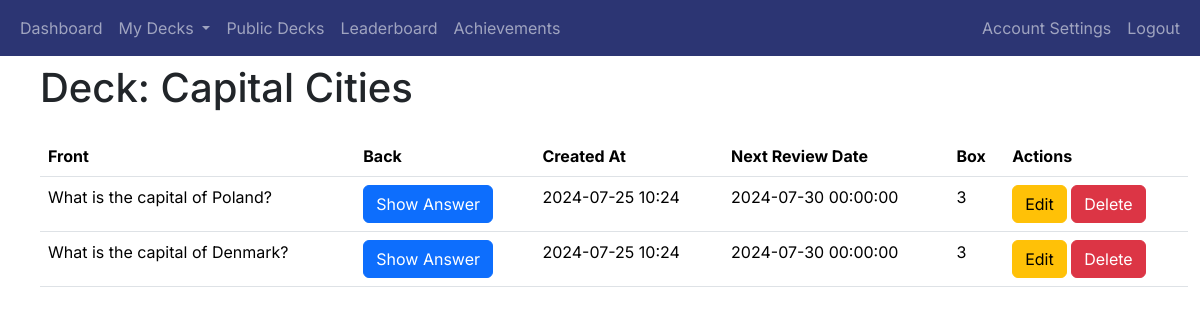
Page /view_deck/1 (signed in) on the earlier database version.
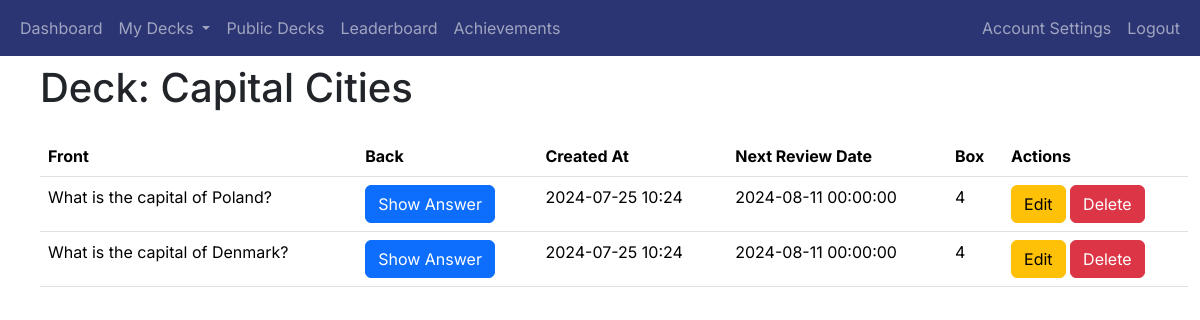
Same page on the later database version.
### app/decks/models.py (models this page shows, shortened)
class Card(db.Model):
    card_id = db.Column(db.Integer, primary_key=True)
    front = db.Column(db.String(255), nullable=False)
    back = db.Column(db.String(255), nullable=False)
    created_at = db.Column(db.DateTime, default=datetime.utcnow)
    next_review_date = db.Column(db.DateTime, nullable=True)
    deck_id = db.Column(db.Integer, db.ForeignKey('deck.deck_id'), nullable=False)
    box = db.Column(db.Integer, default=1)  # New field for Leitner system

### app/decks/routes.py (the view)
@decks_blueprint.route('/view_deck/<int:deck_id>')
@login_required
def view_deck(deck_id):
    deck = Deck.query.get_or_404(deck_id)
    is_owner = deck.user_id == current_user.user_id
    if not deck.shared and not is_owner:
        abort(403)  # Forbidden access if the deck is not shared and not owned by the current user
    cards = Card.query.filter_by(deck_id=deck.deck_id).all()
    return render_template('view_deck.html', deck=deck, cards=cards, is_owner=is_owner)

### app/__init__.py (called while the page is built)
@login_manager.user_loader
def load_user(user_id):
    return User.query.get(int(user_id))

### app/decks/templates/view_deck.html (shortened to what this page needs)
{% extends "base.html" %}
{% block heading %}Deck: {{ deck.name }}{% endblock %}
{% block content %}
<div class="container">
    <table class="table">
        <thead>
            <tr>
                <th scope="col">Front</th>
                <th scope="col">Back</th>
                <th scope="col">Created At</th>
                {% if is_owner %}
                <th scope="col">Next Review Date</th>
                <th scope="col">Box</th>
                <th scope="col">Actions</th>
                {% endif %}
            </tr>
        </thead>
        <tbody>
            {% for card in cards %}
                <tr>
                    <td>{{ card.front }}</td>
                    <td>
                        <button class="btn btn-primary" onclick="toggleAnswer('answer-{{ card.card_id }}')">Show Answer</button>
                    </td>
                    <td>
                        {% if is_owner %}
                            {{ card.created_at.strftime('%Y-%m-%d %H:%M') }}
                        {% else %}
                            {{ card.created_at.strftime('%Y-%m-%d') }}
                        {% endif %}
                    </td>
                    {% if is_owner %}
                    <td>{{ card.next_review_date }}</td>
                    <td>{{ card.box }}</td>
                    <td>
                        <a href="{{ url_for('decks.edit_card', card_id=card.card_id) }}" class="btn btn-warning">Edit</a>
                        <button class="btn btn-danger" onclick="confirmDelete('{{ url_for('decks.delete_card', card_id=card.card_id) }}')">Delete</button>
                    </td>
                    {% endif %}
                </tr>
            {% endfor %}
        </tbody>
    </table>
</div>
{% endblock %}

Differences in the rows shown:
changed Card "What is the capital of Poland?": next_review_date "2024-07-30 00:00:00" → "2024-08-11 00:00:00"; box "3" → "4"
changed Card "What is the capital of Denmark?": next_review_date "2024-07-30 00:00:00" → "2024-08-11 00:00:00"; box "3" → "4"
